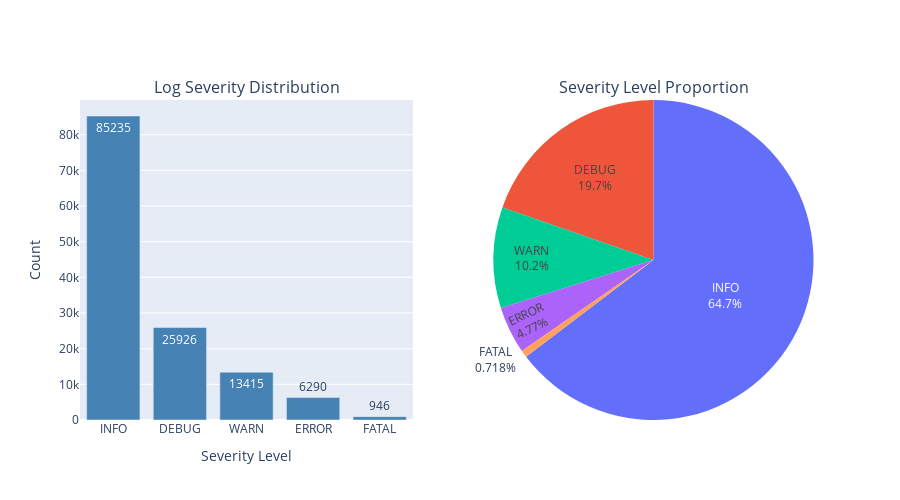

The code cell stored with this chart in its notebook:
### Code cell
# Create subplots with bar and pie charts.
fig = make_subplots(
    rows=1, cols=2,
    subplot_titles=('Log Severity Distribution', 'Severity Level Proportion'),
    specs=[[{'type': 'bar'}, {'type': 'pie'}]]
)

# Bar chart.
fig.add_trace(
    go.Bar(
        x=severity_counts.index,
        y=severity_counts.values,
        marker_color='steelblue',
        text=severity_counts.values,
        textposition='auto'
    ),
    row=1, col=1
)

# Pie chart.
fig.add_trace(
    go.Pie(
        labels=severity_counts.index,
        values=severity_counts.values,
        textinfo='label+percent'
    ),
    row=1, col=2
)

fig.update_xaxes(title_text='Severity Level', row=1, col=1)
fig.update_yaxes(title_text='Count', row=1, col=1)
fig.update_layout(height=500, showlegend=False)
fig.show()

### Figure 1 — Plotly figure (JSON) as saved in the notebook; plotly's stock layout.template omitted (floating-point values rounded to 4 significant figures)
{"data": [{"marker": {"color": "steelblue"}, "text": [85240.0, 25930.0, 13420.0, 6290.0, 946.0], "textposition": "auto", "type": "bar", "x": ["INFO", "DEBUG", "WARN", "ERROR", "FATAL"], "xaxis": "x", "y": [85235, 25926, 13415, 6290, 946], "yaxis": "y"}, {"domain": {"x": [0.55, 1], "y": [0, 1]}, "labels": ["INFO", "DEBUG", "WARN", "ERROR", "FATAL"], "textinfo": "label+percent", "type": "pie", "values": [85235, 25926, 13415, 6290, 946]}], "layout": {"annotations": [{"font": {"size": 16}, "showarrow": false, "text": "Log Severity Distribution", "x": 0.225, "xanchor": "center", "xref": "paper", "y": 1, "yanchor": "bottom", "yref": "paper"}, {"font": {"size": 16}, "showarrow": false, "text": "Severity Level Proportion", "x": 0.775, "xanchor": "center", "xref": "paper", "y": 1, "yanchor": "bottom", "yref": "paper"}], "height": 500, "showlegend": false, "xaxis": {"anchor": "y", "domain": [0, 0.45], "title": {"text": "Severity Level"}}, "yaxis": {"anchor": "x", "domain": [0, 1], "title": {"text": "Count"}}}}
